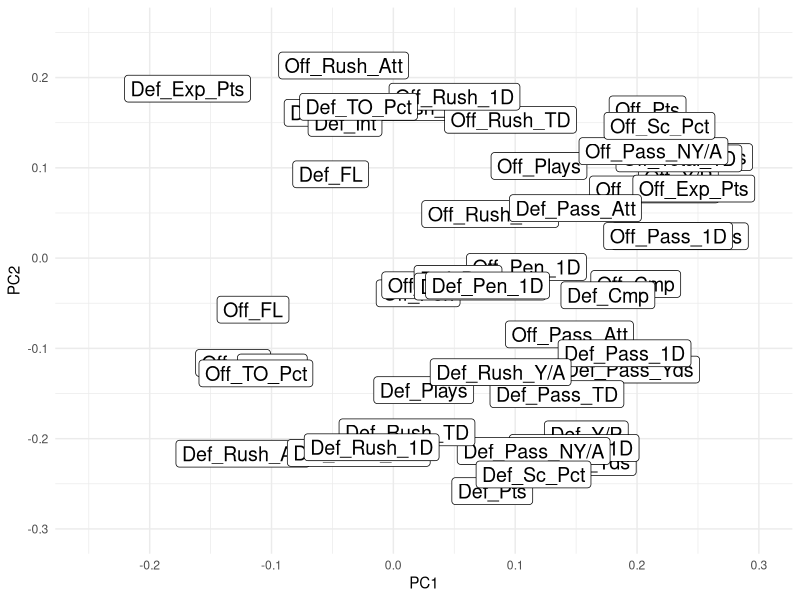
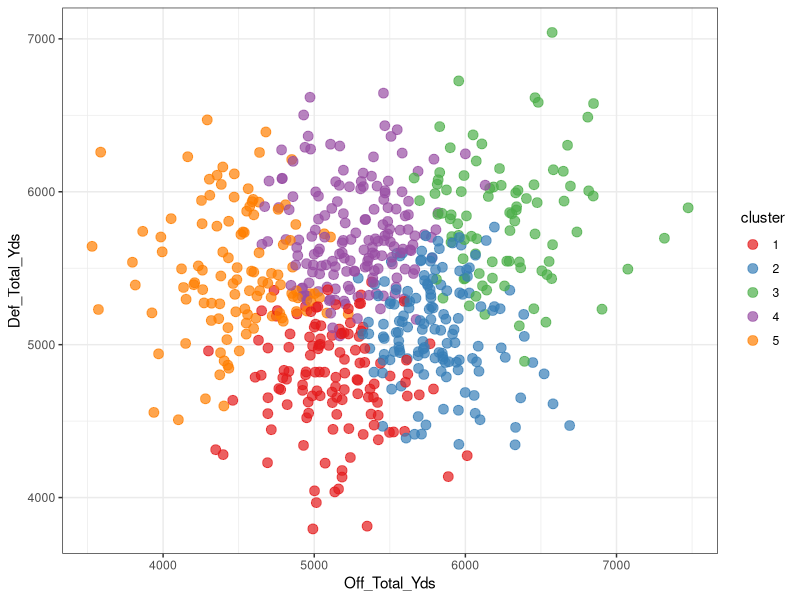

Write R code to recreate these figures, in order. (Note: this script raises an error after producing the figures.)
## ---- chunk 1
knitr::opts_chunk$set(echo = TRUE)
## ---- chunk 2
library(tidyverse)
library(readr)
library(readxl)
library(leaps)
library(car)
library(caret)
library(boot)
library(rpart)
## ---- chunk 3
teams <- read_csv("nfl_teams.csv")
stadiums <- read_csv("nfl_stadiums.csv")
results <- read_csv("Game.Results.csv")
qb <- read_csv("qb2020.csv")
qb19 <- read_csv("qb2019.csv")
qb18 <- read_csv("qb2018.csv")
qb17 <- read_csv("qb2017.csv")
qb16 <- read_csv("qb2016.csv")
qb15 <- read_csv("qb2015.csv")
qb14 <- read_csv("qb2014.csv")
qb13 <- read_csv("qb2013.csv")
qb12 <- read_csv("qb2012.csv")
qball <- bind_rows(qb12, qb13, qb14, qb15, qb16, qb17, qb18, qb19)
inj <- read_csv("injuries.csv")
off <- read_csv("off.csv")
def <- read_csv("def.csv")
## ---- chunk 4
od <- merge(off, def, by=c("Tm", "Year"))
## ---- chunk 5
od <- rename(od,
  'Off_Rk' = 'Rk.x',
  'Off_Pts' = 'PF.x',
  'Off_Total_Yds' = 'Yds.x',
  'Off_Plays' = 'Ply.x',
  'Off_Y/P' = 'Y/P.x',
  'Off_TO' = 'TO.x',
  'Off_FL' = 'FL.x',
  'Off_Total_1D' = '1stD.x',
  'Off_Cmp' = 'Cmp.x',
  'Off_Pass_Att' = 'Att.x',
  'Off_Pass_Yds' = 'Yds_1.x',
  'Off_Pass_TD' = 'TD.x',
  'Off_Int' = 'Int.x',
  'Off_Pass_NY/A' = 'NY/A.x',
  'Off_Pass_1D' = '1stD_1.x',
  'Off_Rush_Att' = 'Att_1.x',
  'Off_Rush_Yds' = 'Yds_2.x',
  'Off_Rush_TD' = 'TD_1.x',
  'Off_Rush_Y/A' = 'Y/A.x',
  'Off_Rush_1D' = '1stD_2.x',
  'Off_Pen' = 'Pen.x',
  'Off_Pen_Yds' = 'Yds_3.x',
  'Off_Pen_1D' = '1stPy.x',
  'Off_Sc_Pct' = 'Sc%.x',
  'Off_TO_Pct' = 'TO%.x',
  'Off_Exp_Pts' = 'EXP.x',
  'Def_Rk' = 'Rk.y',
  'Def_Pts' = 'PF.y',
  'Def_Total_Yds' = 'Yds.y',
  'Def_Plays' = 'Ply.y',
  'Def_Y/P' = 'Y/P.y',
  'Def_TO' = 'TO.y',
  'Def_FL' = 'FL.y',
  'Def_Total_1D' = '1stD.y',
  'Def_Cmp' = 'Cmp.y',
  'Def_Pass_Att' = 'Att.y',
  'Def_Pass_Yds' = 'Yds_1.y',
  'Def_Pass_TD' = 'TD.y',
  'Def_Int' = 'Int.y',
  'Def_Pass_NY/A' = 'NY/A.y',
  'Def_Pass_1D' = '1stD_1.y',
  'Def_Rush_Att' = 'Att_1.y',
  'Def_Rush_Yds' = 'Yds_2.y',
  'Def_Rush_TD' = 'TD_1.y',
  'Def_Rush_Y/A' = 'Y/A.y',
  'Def_Rush_1D' = '1stD_2.y',
  'Def_Pen' = 'Pen.y',
  'Def_Pen_Yds' = 'Yds_3.y',
  'Def_Pen_1D' = '1stPy.y',
  'Def_Sc_Pct' = 'Sc%.y',
  'Def_TO_Pct' = 'TO%.y',
  'Def_Exp_Pts' = 'EXP.y'
) %>% select(-G.x, -G.y)
## ---- chunk 6
teams <- select(teams, -team_name_short, -team_id_pfr, -team_conference_pre2002, -team_division_pre2002)
## ---- chunk 7
od_new <- merge(od, teams, by.x="Tm", by.y="team_name") %>% select(-team_conference, -team_division)  %>% filter(Year != 2020)
## ---- chunk 8
od_pca_start <- mutate(od_new, label=paste(team_id, substr(as.character(Year), 3, 4))) %>% select(-Off_Rk, -Def_Rk)
od_pca_start[is.na(od_pca_start)] <- 0

od_stats <- od_pca_start[,c(3:52)]
## ---- chunk 9
pca <- prcomp(od_stats, scale. = TRUE)
summary(pca)
## ---- chunk 10
ggplot(data.frame(pca$rotation), aes(x = PC1, y = PC2, label = rownames(pca$rotation))) +
  geom_point(color = "purple3") + geom_label(size = 5) + theme_minimal() + xlim(-.25, .3) + ylim(-.3, .25)
## ---- chunk 11
od_stats <- rename(od_stats, 'Off_Y_P'='Off_Y/P', 'Off_Pass_NY_A'='Off_Pass_NY/A', 'Def_Pass_NY_A'='Def_Pass_NY/A')
od_filtered <- select(od_stats, Off_Pts, Off_Total_Yds, Off_Y_P, Off_Total_1D, Off_Pass_Yds, Off_Pass_TD, Off_Pass_NY_A, Off_Pass_1D, Off_Rush_Att, Off_Sc_Pct, Off_Exp_Pts, Def_Pts, Def_Total_Yds, Def_Total_1D, Def_Pass_NY_A, Def_Rush_Att, Def_Rush_Yds, Def_Rush_1D, Def_Sc_Pct, Def_Exp_Pts)
## ---- chunk 12
K <- 5
set.seed(1305)
m <- kmeans(data.matrix(od_filtered), centers = K)
df_clusters <- mutate(od_filtered, cluster = factor(m$cluster))
## ---- chunk 13
cent <- as_tibble(m$centers) %>% mutate(cluster = factor(1:K))
ggplot(df_clusters, aes(Off_Total_Yds, Def_Total_Yds, color = cluster)) + geom_point(size = 3, alpha = .7) +
  theme_bw() + scale_color_brewer(type = "qual", palette = "Set1")
## ---- chunk 14
od_clustered <- mutate(od_pca_start, cluster=df_clusters$cluster) %>% select(Tm, Year, team_id, cluster)
## ---- chunk 15
tot <- data.frame("Tottenham Hotspur Stadium", "London, UK", 2019, NA, 'outdoor', NA, NA, 'moderate', 62303, 'FieldTurf', NA, NA, NA, NA, NA)
names(tot) <- names(stadiums)
stadiums <- rbind(stadiums, tot)
## ---- chunk 16
results <- mutate(results, stadium_name=stadium) %>% select(-stadium) %>% mutate(stadium_name=ifelse(stadium_name=="Mercedes-Benz Stadium", "Mercedes-Benz Superdome", stadium_name)) %>% mutate(stadium_name=ifelse(stadium_name=="TIAA Bank Field", "EverBank Field", stadium_name)) %>% mutate(stadium_name=ifelse(stadium_name=="Tottenham Stadium", "Tottenham Hotspur Stadium", stadium_name))
stadiums <- mutate(stadiums, stadium_name=ifelse(stadium_name=="FedExField", "FedEx Field", stadium_name))

stadium_merge <- merge(results, stadiums, by=("stadium_name"))
stadium_merge <- stadium_merge[order(stadium_merge$X1),]
stadium_merge <- select(stadium_merge, -LATITUDE, -LONGITUDE, -NAME, -STATION, -stadium_address, -weather_detail)
stadium_merge <- mutate(stadium_merge, season_before=schedule_season-1)
## ---- chunk 17
teamm <- merge(stadium_merge, teams, by.x="team_home", by.y="team_name")
teama <- merge(teamm, teams, by.x="team_away", by.y="team_name")
## ---- chunk 18
teama <- rename(teama,
  away_team_id = team_id.y,
  away_team_conf = team_conference.y,
  away_team_div = team_division.y,
  home_team_id = team_id.x,
  home_team_conf = team_conference.x,
  home_team_div = team_division.x,
)
## ---- chunk 19
teama <- teama[order(teama$X1),]
stage <- teama[c('X1', 'team_home', 'home_team_id', 'team_away', 'away_team_id', 'schedule_date', 'schedule_season', 'schedule_week', 'score_home', 'score_away', 'team_favorite_id', 'spread_favorite', 'over_under_line', 'schedule_playoff', 'stadium_name', 'stadium_neutral', 'weather_temperature', 'weather_wind_mph', 'weather_humidity', 'stadium_location', 'stadium_type', 'stadium_weather_station_code', 'stadium_weather_type', 'stadium_capacity', 'stadium_surface', 'ELEVATION', 'home_team_conf', 'home_team_div', 'away_team_conf', 'away_team_div', 'season_before')]
## ---- chunk 20
stage_od <- merge(stage, od_new, by.x=c("home_team_id", "season_before"), by.y=c("team_id", "Year"))
stage_oda <- merge(stage_od, od_new, by.x=c("away_team_id", "season_before"), by.y=c("team_id", "Year"))
## ---- chunk 21
stage_oda <- rename(stage_oda,
  'Off_Rk_H' = 'Off_Rk.x',
  'Off_Pts_H' = 'Off_Pts.x',
  'Off_Total_Yds_H' = 'Off_Total_Yds.x',
  'Off_Plays_H' = 'Off_Plays.x',
  'Off_Y/P_H' = 'Off_Y/P.x',
  'Off_TO_H' = 'Off_TO.x',
  'Off_FL_H' = 'Off_FL.x',
  'Off_Total_1D_H' = 'Off_Total_1D.x',
  'Off_Cmp_H' = 'Off_Cmp.x',
  'Off_Pass_Att_H' = 'Off_Pass_Att.x',
  'Off_Pass_Yds_H' = 'Off_Pass_Yds.x',
  'Off_Pass_TD_H' = 'Off_Pass_TD.x',
  'Off_Int_H' = 'Off_Int.x',
  'Off_Pass_NY/A_H' = 'Off_Pass_NY/A.x',
  'Off_Pass_1D_H' = 'Off_Pass_1D.x',
  'Off_Rush_Att_H' = 'Off_Rush_Att.x',
  'Off_Rush_Yds_H' = 'Off_Rush_Yds.x',
  'Off_Rush_TD_H' = 'Off_Rush_TD.x',
  'Off_Rush_Y/A_H' = 'Off_Rush_Y/A.x',
  'Off_Rush_1D_H' = 'Off_Rush_1D.x',
  'Off_Pen_H' = 'Off_Pen.x',
  'Off_Pen_Yds_H' = 'Off_Pen_Yds.x',
  'Off_Pen_1D_H' = 'Off_Pen_1D.x',
  'Off_Sc_Pct_H' = 'Off_Sc_Pct.x',
  'Off_TO_Pct_H' = 'Off_TO_Pct.x',
  'Off_Exp_Pts_H' = 'Off_Exp_Pts.x',
  'Def_Rk_H' = 'Def_Rk.x',
  'Def_Pts_H' = 'Def_Pts.x',
  'Def_Total_Yds_H' = 'Def_Total_Yds.x',
  'Def_Plays_H' = 'Def_Plays.x',
  'Def_Y/P_H' = 'Def_Y/P.x',
  'Def_TO_H' = 'Def_TO.x',
  'Def_FL_H' = 'Def_FL.x',
  'Def_Total_1D_H' = 'Def_Total_1D.x',
  'Def_Cmp_H' = 'Def_Cmp.x',
  'Def_Pass_Att_H' = 'Def_Pass_Att.x',
  'Def_Pass_Yds_H' = 'Def_Pass_Yds.x',
  'Def_Pass_TD_H' = 'Def_Pass_TD.x',
  'Def_Int_H' = 'Def_Int.x',
  'Def_Pass_NY/A_H' = 'Def_Pass_NY/A.x',
  'Def_Pass_1D_H' = 'Def_Pass_1D.x',
  'Def_Rush_Att_H' = 'Def_Rush_Att.x',
  'Def_Rush_Yds_H' = 'Def_Rush_Yds.x',
  'Def_Rush_TD_H' = 'Def_Rush_TD.x',
  'Def_Rush_Y/A_H' = 'Def_Rush_Y/A.x',
  'Def_Rush_1D_H' = 'Def_Rush_1D.x',
  'Def_Pen_H' = 'Def_Pen.x',
  'Def_Pen_Yds_H' = 'Def_Pen_Yds.x',
  'Def_Pen_1D_H' = 'Def_Pen_1D.x',
  'Def_Sc_Pct_H' = 'Def_Sc_Pct.x',
  'Def_TO_Pct_H' = 'Def_TO_Pct.x',
  'Def_Exp_Pts_H' = 'Def_Exp_Pts.x',
  'Off_Rk_A' = 'Off_Rk.y',
  'Off_Pts_A' = 'Off_Pts.y',
  'Off_Total_Yds_A' = 'Off_Total_Yds.y',
  'Off_Plays_A' = 'Off_Plays.y',
  'Off_Y/P_A' = 'Off_Y/P.y',
  'Off_TO_A' = 'Off_TO.y',
  'Off_FL_A' = 'Off_FL.y',
  'Off_Total_1D_A' = 'Off_Total_1D.y',
  'Off_Cmp_A' = 'Off_Cmp.y',
  'Off_Pass_Att_A' = 'Off_Pass_Att.y',
  'Off_Pass_Yds_A' = 'Off_Pass_Yds.y',
  'Off_Pass_TD_A' = 'Off_Pass_TD.y',
  'Off_Int_A' = 'Off_Int.y',
  'Off_Pass_NY/A_A' = 'Off_Pass_NY/A.y',
  'Off_Pass_1D_A' = 'Off_Pass_1D.y',
  'Off_Rush_Att_A' = 'Off_Rush_Att.y',
  'Off_Rush_Yds_A' = 'Off_Rush_Yds.y',
  'Off_Rush_TD_A' = 'Off_Rush_TD.y',
  'Off_Rush_Y/A_A' = 'Off_Rush_Y/A.y',
  'Off_Rush_1D_A' = 'Off_Rush_1D.y',
  'Off_Pen_A' = 'Off_Pen.y',
  'Off_Pen_Yds_A' = 'Off_Pen_Yds.y',
  'Off_Pen_1D_A' = 'Off_Pen_1D.y',
  'Off_Sc_Pct_A' = 'Off_Sc_Pct.y',
  'Off_TO_Pct_A' = 'Off_TO_Pct.y',
  'Off_Exp_Pts_A' = 'Off_Exp_Pts.y',
  'Def_Rk_A' = 'Def_Rk.y',
  'Def_Pts_A' = 'Def_Pts.y',
  'Def_Total_Yds_A' = 'Def_Total_Yds.y',
  'Def_Plays_A' = 'Def_Plays.y',
  'Def_Y/P_A' = 'Def_Y/P.y',
  'Def_TO_A' = 'Def_TO.y',
  'Def_FL_A' = 'Def_FL.y',
  'Def_Total_1D_A' = 'Def_Total_1D.y',
  'Def_Cmp_A' = 'Def_Cmp.y',
  'Def_Pass_Att_A' = 'Def_Pass_Att.y',
  'Def_Pass_Yds_A' = 'Def_Pass_Yds.y',
  'Def_Pass_TD_A' = 'Def_Pass_TD.y',
  'Def_Int_A' = 'Def_Int.y',
  'Def_Pass_NY/A_A' = 'Def_Pass_NY/A.y',
  'Def_Pass_1D_A' = 'Def_Pass_1D.y',
  'Def_Rush_Att_A' = 'Def_Rush_Att.y',
  'Def_Rush_Yds_A' = 'Def_Rush_Yds.y',
  'Def_Rush_TD_A' = 'Def_Rush_TD.y',
  'Def_Rush_Y/A_A' = 'Def_Rush_Y/A.y',
  'Def_Rush_1D_A' = 'Def_Rush_1D.y',
  'Def_Pen_A' = 'Def_Pen.y',
  'Def_Pen_Yds_A' = 'Def_Pen_Yds.y',
  'Def_Pen_1D_A' = 'Def_Pen_1D.y',
  'Def_Sc_Pct_A' = 'Def_Sc_Pct.y',
  'Def_TO_Pct_A' = 'Def_TO_Pct.y',
  'Def_Exp_Pts_A' = 'Def_Exp_Pts.y'
) %>% select(-Tm.x, -Tm.y)
## ---- chunk 22
final <- stage_oda[order(stage_oda$X1),]
## ---- chunk 23
qball <- mutate(qball, Player = str_remove(Player, "\\\\[[:alnum:]]*")) %>% mutate(Player = str_remove(Player, '[\\+]')) %>% mutate(Player = str_remove(Player, '[*]')) %>% mutate(Player = trimws(Player)) %>% mutate(Tm=ifelse(Tm=="NOR", "NO", Tm)) %>% mutate(Tm=ifelse(Tm=="NWE", "NE", Tm) )%>% mutate(Tm=ifelse(Tm=="TAM", "TB", Tm)) %>% mutate(Tm=ifelse(Tm=="GNB", "GB", Tm)) %>% mutate(Tm=ifelse(Tm=="STL", "LAR", Tm)) %>% mutate(Tm=ifelse(Tm=="SDG", "LAC", Tm)) %>% mutate(Tm=ifelse(Tm=="KAN", "KC", Tm)) %>% mutate(Tm=ifelse(Tm=="SFO", "SF", Tm))
## ---- chunk 24
qball <- select(qball, Year, Player, Tm, 'Cmp%', 'TD%', 'Int%', 'Y/G', Rate, QBR, 'ANY/A', '4QC', 'GWD')
qball[is.na(qball)] <- 0
## ---- chunk 25
final <- mutate(final, spread=score_home-score_away) %>% mutate(total=score_home+score_away) %>% mutate(result=ifelse(score_home > score_away, 1, 0)) %>% mutate(Off_1D_By_Plays_H=Off_Total_1D_H/Off_Plays_H) %>% mutate(Off_1D_By_Plays_A=Off_Total_1D_A/Off_Plays_A)
## ---- chunk 26
spreadset <- final[,32:136]
## ---- chunk 27
spreadset_a <- select(spreadset, spread, Off_Pts_H, Off_Total_Yds_H, 'Off_Y/P_H', Off_Total_1D_H, Off_Pass_Yds_H, Off_Pass_TD_H, 'Off_Pass_NY/A_H', Off_Pass_1D_H, Off_Sc_Pct_H, Off_Exp_Pts_H, Def_Pts_H, Def_Total_Yds_H, Def_Total_1D_H, 'Def_Pass_NY/A_H', Def_Rush_Att_H, Def_Rush_Yds_H, Def_Rush_1D_H, Def_Sc_Pct_H, Def_Exp_Pts_H, Off_Rush_Att_H, Off_Pts_A, Off_Total_Yds_A, 'Off_Y/P_A', Off_Total_1D_A, Off_Pass_Yds_A, Off_Pass_TD_A, 'Off_Pass_NY/A_A', Off_Pass_1D_A, Off_Sc_Pct_A, Off_Exp_Pts_A, Def_Pts_A, Def_Total_Yds_A, Def_Total_1D_A, 'Def_Pass_NY/A_A', Def_Rush_Att_A, Def_Rush_Yds_A, Def_Rush_1D_A, Def_Sc_Pct_A, Def_Exp_Pts_A, Off_Rush_Att_A)
## ---- chunk 28
totalset <- select(final, total, Off_Pts_H, Off_Total_Yds_H, 'Off_Y/P_H', Off_Total_1D_H, Off_Pass_Yds_H, Off_Pass_TD_H, 'Off_Pass_NY/A_H', Off_Pass_1D_H, Off_Sc_Pct_H, Off_Exp_Pts_H, Def_Pts_H, Def_Total_Yds_H, Def_Total_1D_H, 'Def_Pass_NY/A_H', Def_Rush_Att_H, Def_Rush_Yds_H, Def_Rush_1D_H, Def_Sc_Pct_H, Def_Exp_Pts_H, Off_Rush_Att_H, Off_Pts_A, Off_Total_Yds_A, 'Off_Y/P_A', Off_Total_1D_A, Off_Pass_Yds_A, Off_Pass_TD_A, 'Off_Pass_NY/A_A', Off_Pass_1D_A, Off_Sc_Pct_A, Off_Exp_Pts_A, Def_Pts_A, Def_Total_Yds_A, Def_Total_1D_A, 'Def_Pass_NY/A_A', Def_Rush_Att_A, Def_Rush_Yds_A, Def_Rush_1D_A, Def_Sc_Pct_A, Def_Exp_Pts_A, Off_Rush_Att_A)
## ---- chunk 29
total.f.lm <- lm(total ~ ., totalset)
summary(total.f.lm)
## ---- chunk 30
d <- regsubsets(total ~ ., data=totalset, nbest=1, nvmax=5, method="backward")
summary(d)
## ---- chunk 31
try2.lm <- lm(total ~ Off_Total_Yds_H + Off_Rush_Att_H + Off_Pass_Yds_A + Def_Rush_Yds_A, totalset)
summary(try2.lm)
## ---- chunk 32
multi.f.lm <- lm(spread ~ ., spreadset_a)
summary(multi.f.lm)
## ---- chunk 33
b <- regsubsets(spread ~ ., data=spreadset_a, nbest=1, nvmax=5, method="backward")
summary(b)
## ---- chunk 34
try.lm <- lm(spread ~ Off_Pts_H + Def_Pts_H + Off_Sc_Pct_A + Def_Total_Yds_A, spreadset_a)
summary(try.lm)
## ---- chunk 35
first.lm <- lm(spread ~ ., spreadset)
summary(first.lm)
## ---- chunk 36
homeset <- final[,c(10, 32:135)]
homeset
## ---- chunk 37
home.lm <- lm(score_home ~ ., homeset)
summary(home.lm)
## ---- chunk 38
a <- regsubsets(spread ~ ., data=spreadset, nbest=1, nvmax=10, method="backward")
summary(a)
## ---- chunk 39
second.lm <- lm(spread ~ Off_Pts_H + + Off_Sc_Pct_A + Def_Pass_TD_H + Def_Rush_TD_H + Def_Total_Yds_A, spreadset)
summary(second.lm)
## ---- chunk 40
cluster_od <- merge(stage, od_clustered, by.x=c("home_team_id", "season_before"), by.y=c("team_id", "Year"))
cluster_oda <- merge(cluster_od, od_clustered, by.x=c("away_team_id", "season_before"), by.y=c("team_id", "Year"))
cluster_oda
## ---- chunk 41
final_cluster <- mutate(cluster_oda, spread=score_home-score_away) %>% mutate(total=score_home+score_away) %>% mutate(result=ifelse(score_home > score_away, 1, 0))
## ---- chunk 42
final_cluster
## ---- chunk 43
cluster_mod <- lm(spread ~ cluster.x + cluster.y, data=final_cluster)
summary(cluster_mod)
## ---- chunk 44
cluster_mod_int <- lm(spread ~ cluster.x + cluster.y + cluster.x*cluster.y, data=final_cluster)
summary(cluster_mod_int)
## ---- chunk 45
final_lim <- select(final, home_team_id, away_team_id, schedule_season, spread, total, result, Off_1D_By_Plays_H, Off_1D_By_Plays_A, Off_Pts_H, Off_Total_Yds_H, 'Off_Y/P_H', Off_Total_1D_H, Off_Pass_Yds_H, Off_Pass_TD_H, 'Off_Pass_NY/A_H', Off_Pass_1D_H, Off_Sc_Pct_H, Off_Exp_Pts_H, Def_Pts_H, Def_Total_Yds_H, Def_Total_1D_H, 'Def_Pass_NY/A_H', Def_Rush_Att_H, Def_Rush_Yds_H, Def_Rush_1D_H, Def_Sc_Pct_H, Def_Exp_Pts_H, Off_Rush_Att_H, Off_Pts_A, Off_Total_Yds_A, 'Off_Y/P_A', Off_Total_1D_A, Off_Pass_Yds_A, Off_Pass_TD_A, 'Off_Pass_NY/A_A', Off_Pass_1D_A, Off_Sc_Pct_A, Off_Exp_Pts_A, Def_Pts_A, Def_Total_Yds_A, Def_Total_1D_A, 'Def_Pass_NY/A_A', Def_Rush_Att_A, Def_Rush_Yds_A, Def_Rush_1D_A, Def_Sc_Pct_A, Def_Exp_Pts_A, Off_Rush_Att_A)
## ---- chunk 46
qb_merge <- merge(final_lim, qball, by.x=c("home_team_id", "schedule_season"), by.y=c("Tm", "Year")) %>% merge(qball, by.x=c("away_team_id", "schedule_season"), by.y=c("Tm", "Year"))
qb_merge
## ---- chunk 47
setup_lm <- qb_merge[,c(4:48, 50:58, 60:68)]
setup_lm
## ---- chunk 48
qbonly <- setup_lm[, c(1:3,46:63)]
qbonly
## ---- chunk 49
qbonly.lm.spread <- lm(spread ~ . -total -result, qbonly)
summary(qbonly.lm.spread)
## ---- chunk 50
qbonly.lm.spread <- lm(total ~ . -spread -result, qbonly)
summary(qbonly.lm.spread)
## ---- chunk 51
qb.lm <- lm(spread ~ . -total -result, setup_lm)
summary(qb.lm)
## ---- chunk 52
c <- regsubsets(spread ~ . -total -result, data=setup_lm, nbest=1, nvmax=5, method="backward")
summary(c)
## ---- chunk 53
qb.lm.int <- lm(spread ~ QBR.x + QBR.y + QBR.x*QBR.y, setup_lm)
summary(qb.lm.int)
## ---- chunk 54
qb.lm.int2 <- lm(spread ~ `ANY/A.x` + `ANY/A.y` + `ANY/A.x`*`ANY/A.y`, setup_lm)
summary(qb.lm.int2)
## ---- chunk 55
final.lm <- lm(spread ~ QBR.x + QBR.y + `ANY/A.x` + `ANY/A.y` + Off_Pts_H + Off_Sc_Pct_A + Def_Pts_H + Def_Total_Yds_A, setup_lm)
summary(final.lm)
## ---- chunk 56
qb <- mutate(qb, Player = str_remove(Player, "\\\\[[:alnum:]]*")) %>% mutate(Player = str_remove(Player, '[\\+]')) %>% mutate(Player = str_remove(Player, '[*]')) %>% mutate(Player = trimws(Player)) %>% mutate(Tm=ifelse(Tm=="NOR", "NO", Tm)) %>% mutate(Tm=ifelse(Tm=="NWE", "NE", Tm) )%>% mutate(Tm=ifelse(Tm=="TAM", "TB", Tm)) %>% mutate(Tm=ifelse(Tm=="GNB", "GB", Tm)) %>% mutate(Tm=ifelse(Tm=="STL", "LAR", Tm)) %>% mutate(Tm=ifelse(Tm=="SDG", "LAC", Tm)) %>% mutate(Tm=ifelse(Tm=="KAN", "KC", Tm)) %>% mutate(Tm=ifelse(Tm=="SFO", "SF", Tm)) %>% mutate(Tm=ifelse(Tm=="LVR", "OAK", Tm))
qb <- select(qb, Year, Player, Tm, 'Cmp%', 'TD%', 'Int%', 'Y/G', Rate, QBR, 'ANY/A', '4QC', 'GWD')
qb[is.na(qb)] <- 0
qb <- filter(qb, Player %in% c("Joe Burrow","Patrick Mahomes","Aaron Rodgers","Kyler Murray","Russell Wilson","Ben Roethlisberger","Deshaun Watson","Lamar Jackson","Tom Brady","Josh Allen","Ryan Tannehill","Derek Carr","Drew Brees","Matt Ryan","Carson Wentz","Justin Herbert","Jared Goff","Matthew Stafford","Teddy Bridgewater","Jimmy Garoppolo","Kirk Cousins","Baker Mayfield","Philip Rivers","Cam Newton","Nick Foles","Ryan Fitzpatrick","Gardner Minshew II","Drew Lock","Daniel Jones","Dwayne Haskins","Andy Dalton","Sam Darnold"))
qb

## ---- chunk 57
od_new_19 <- filter(od_new, Year==2019)
## ---- chunk 58
filter(qb, Tm=="BUF")['QBR'] %>% rename('QBR.x'='QBR')
## ---- chunk 59
predict_game_spread <- function(home_id, away_id) {
  home_row_q <- filter(qb, Tm==home_id)
  away_row_q <- filter(qb, Tm==away_id)
  home_row_f <- filter(od_new_19, team_id==home_id)
  away_row_f <- filter(od_new_19, team_id==away_id)
  a <- home_row_q['QBR'] %>% rename('QBR.x'='QBR')
  b <- away_row_q['QBR'] %>% rename('QBR.y'='QBR')
  c <- home_row_q['ANY/A'] %>% rename('ANY/A.x'='ANY/A')
  d <- away_row_q['ANY/A'] %>% rename('ANY/A.y'='ANY/A')
  e <- home_row_f['Off_Pts'] %>% rename('Off_Pts_H'='Off_Pts')
  f <- away_row_f['Off_Sc_Pct'] %>% rename('Off_Sc_Pct_A'='Off_Sc_Pct')
  g <- home_row_f['Def_Pts'] %>% rename('Def_Pts_H'='Def_Pts')
  h <- away_row_f['Def_Total_Yds'] %>% rename('Def_Total_Yds_A'='Def_Total_Yds')
  predict(final.lm, cbind.data.frame(a,b,c,d,e,f,g,h))
}
## ---- chunk 60
predict_game_spread("BUF", "NE")
predict_game_spread("CIN", "TEN")
predict_game_spread("CLE", "OAK")
predict_game_spread("DET", "IND")
predict_game_spread("GB", "MIN")
predict_game_spread("KC", "NYJ")
predict_game_spread("MIA", "LAR")
predict_game_spread("BAL", "PIT")
predict_game_spread("DEN", "LAC")
predict_game_spread("CHI", "NO")
predict_game_spread("SEA", "SF")
predict_game_spread("PHI", "DAL")
predict_game_spread("NYG", "TB")
predict_game_spread("SF", "GB")
predict_game_spread("ATL", "DEN")
predict_game_spread("BUF", "SEA")
predict_game_spread("IND", "BAL")
predict_game_spread("JAX", "HOU")
predict_game_spread("KC", "CAR")
predict_game_spread("MIN", "DET")
predict_game_spread("TEN", "CHI")
predict_game_spread("WAS", "NYG")
predict_game_spread("LAC", "OAK")
predict_game_spread("ARI", "MIA")
predict_game_spread("DAL", "PIT")
predict_game_spread("TB", "NO")
predict_game_spread("NYJ", "NE")
predict_game_spread("TEN", "IND")
predict_game_spread("CAR", "TB")
predict_game_spread("CLE", "HOU")
predict_game_spread("DET", "WAS")
predict_game_spread("GB", "JAX")
predict_game_spread("NYG", "PHI")
predict_game_spread("PIT", "CIN")
predict_game_spread("ARI", "BUF")
predict_game_spread("OAK", "DEN")
predict_game_spread("MIA", "LAC")
predict_game_spread("LAR", "SEA")
predict_game_spread("NO", "SF")
predict_game_spread("NE", "BAL")
## ---- chunk 61
total.lm <- lm(total ~ `Y/G.x` + `Y/G.y` + Off_Total_Yds_H + Def_Rush_Yds_A, setup_lm)
summary(total.lm)
## ---- chunk 62
predict_game_total <- function(home_id, away_id) {
  home_row_q <- filter(qb, Tm==home_id)
  away_row_q <- filter(qb, Tm==away_id)
  home_row_f <- filter(od_new_19, team_id==home_id)
  away_row_f <- filter(od_new_19, team_id==away_id)
  a <- home_row_q['Y/G'] %>% rename('Y/G.x'='Y/G')
  b <- away_row_q['Y/G'] %>% rename('Y/G.y'='Y/G')
  c <- home_row_f['Off_Total_Yds'] %>% rename('Off_Total_Yds_H'='Off_Total_Yds')
  d <- away_row_f['Def_Rush_Yds'] %>% rename('Def_Rush_Yds_A'='Def_Rush_Yds')
  predict(total.lm, cbind.data.frame(a,b,c,d))
}
## ---- chunk 63
predict_game_total("BUF", "NE")
predict_game_total("CIN", "TEN")
predict_game_total("CLE", "OAK")
predict_game_total("DET", "IND")
predict_game_total("GB", "MIN")
predict_game_total("KC", "NYJ")
predict_game_total("MIA", "LAR")
predict_game_total("BAL", "PIT")
predict_game_total("DEN", "LAC")
predict_game_total("CHI", "NO")
predict_game_total("SEA", "SF")
predict_game_total("PHI", "DAL")
predict_game_total("NYG", "TB")
predict_game_total("SF", "GB")
predict_game_total("ATL", "DEN")
predict_game_total("BUF", "SEA")
predict_game_total("IND", "BAL")
predict_game_total("JAX", "HOU")
predict_game_total("KC", "CAR")
predict_game_total("MIN", "DET")
predict_game_total("TEN", "CHI")
predict_game_total("WAS", "NYG")
predict_game_total("LAC", "OAK")
predict_game_total("ARI", "MIA")
predict_game_total("DAL", "PIT")
predict_game_total("TB", "NO")
predict_game_total("NYJ", "NE")
predict_game_total("TEN", "IND")
predict_game_total("CAR", "TB")
predict_game_total("CLE", "HOU")
predict_game_total("DET", "WAS")
predict_game_total("GB", "JAX")
predict_game_total("NYG", "PHI")
predict_game_total("PIT", "CIN")
predict_game_total("ARI", "BUF")
predict_game_total("OAK", "DEN")
predict_game_total("MIA", "LAC")
predict_game_total("LAR", "SEA")
predict_game_total("NO", "SF")
predict_game_total("NE", "BAL")
## ---- chunk 64
result.lm <- glm(result ~ . -home_team_id -away_team_id -schedule_season -spread -total -Off_1D_By_Plays_H -Off_1D_By_Plays_A, data=final_lim, family = "binomial")
summary(result.lm)
## ---- chunk 65
result.lm <- glm(result ~ . -home_team_id -away_team_id -schedule_season -spread -total -Off_1D_By_Plays_H -Off_1D_By_Plays_A, data=final_lim, family = "binomial")
summary(result.lm)
## ---- chunk 66
qbonly.glm <- glm(result ~ . -spread -total, qbonly, family="binomial")
summary(qbonly.glm)
## ---- chunk 67
combined.glm <- glm(result ~ Off_Pts_H + Def_Pts_H + `QBR.x` + `Y/G.x` + `Y/G.y` + `ANY/A.y`, setup_lm, family="binomial")
summary(combined.glm)
## ---- chunk 68
cv.glm(final_lim, result.lm, K=10)
## ---- chunk 69
cv.glm(qbonly, qbonly.glm, K=10)
## ---- chunk 70
cv.glm(setup_lm, combined.glm, K=10)
## ---- chunk 71
# grow tree
fit <- rpart(result ~ . -total -spread,
   method="class", data=setup_lm)

printcp(fit) # display the results
plotcp(fit) # visualize cross-validation results
summary(fit) # detailed summary of splits

# plot tree
plot(fit, uniform=TRUE,
   main="Classification Tree for Game Result")
text(fit, use.n=TRUE, all=TRUE, cex=.8)
## ---- chunk 72
# grow tree
fit <- rpart(result ~ . -spread -total,
   method="class", data=qbonly)

printcp(fit) # display the results
plotcp(fit) # visualize cross-validation results
summary(fit) # detailed summary of splits

# plot tree
plot(fit, uniform=TRUE,
   main="Classification Tree for Game Result")
text(fit, use.n=TRUE, all=TRUE, cex=.8)
## ---- chunk 73
predict_game_result <- function(home_id, away_id) {
  home_row_q <- filter(qb, Tm==home_id)
  away_row_q <- filter(qb, Tm==away_id)
  home_row_f <- filter(od_new_19, team_id==home_id)
  away_row_f <- filter(od_new_19, team_id==away_id)
  a <- home_row_f['Off_Pts'] %>% rename('Off_Pts_H'='Off_Pts')
  b <- home_row_f['Def_Pts'] %>% rename('Def_Pts_H'='Def_Pts')
  c <- home_row_q['QBR'] %>% rename('QBR.x'='QBR')
  d <- home_row_q['Y/G'] %>% rename('Y/G.x'='Y/G')
  e <- away_row_q['Y/G'] %>% rename('Y/G.y'='Y/G')
  f <- away_row_q['ANY/A'] %>% rename('ANY/A.y'='ANY/A')
  predict(combined.glm, cbind.data.frame(a,b,c,d,e,f), type="response")
}
## ---- chunk 74
predict_game_result("BUF", "NE")
predict_game_result("CIN", "TEN")
predict_game_result("CLE", "OAK")
predict_game_result("DET", "IND")
predict_game_result("GB", "MIN")
predict_game_result("KC", "NYJ")
predict_game_result("MIA", "LAR")
predict_game_result("BAL", "PIT")
predict_game_result("DEN", "LAC")
predict_game_result("CHI", "NO")
predict_game_result("SEA", "SF")
predict_game_result("PHI", "DAL")
predict_game_result("NYG", "TB")
predict_game_result("SF", "GB")
predict_game_result("ATL", "DEN")
predict_game_result("BUF", "SEA")
predict_game_result("IND", "BAL")
predict_game_result("JAX", "HOU")
predict_game_result("KC", "CAR")
predict_game_result("MIN", "DET")
predict_game_result("TEN", "CHI")
predict_game_result("WAS", "NYG")
predict_game_result("LAC", "OAK")
predict_game_result("ARI", "MIA")
predict_game_result("DAL", "PIT")
predict_game_result("TB", "NO")
predict_game_result("NYJ", "NE")
predict_game_result("TEN", "IND")
predict_game_result("CAR", "TB")
predict_game_result("CLE", "HOU")
predict_game_result("DET", "WAS")
predict_game_result("GB", "JAX")
predict_game_result("NYG", "PHI")
predict_game_result("PIT", "CIN")
predict_game_result("ARI", "BUF")
predict_game_result("OAK", "DEN")
predict_game_result("MIA", "LAC")
predict_game_result("LAR", "SEA")
predict_game_result("NO", "SF")
predict_game_result("NE", "BAL")
## ---- chunk 75
set.seed(123)

split_lm <- mutate(setup_lm, split=sample(x=c("TRAIN", "TEST"), size=2136, replace=T, prob=c(.85,.15)))
TRAIN <- filter(split_lm, split=="TRAIN")
TEST <- filter(split_lm, split=="TEST")
## ---- chunk 76
predict.full <- predict(final.lm, TRAIN)

# Extract Residuals
resid.full <- TRAIN$spread - predict.full

resid_full <- na.omit(resid.full)
# Calculate RMSE
rmse.full <- sqrt(mean(resid_full^2))
#rmse.full
## ---- chunk 77
##TEST RMSE

predict_full <- predict(final.lm, TEST)
resid_full1 <- TEST$spread - predict_full
resid_full1 <- na.omit(resid_full1)
rmse_full <- sqrt(mean(resid_full1^2))
